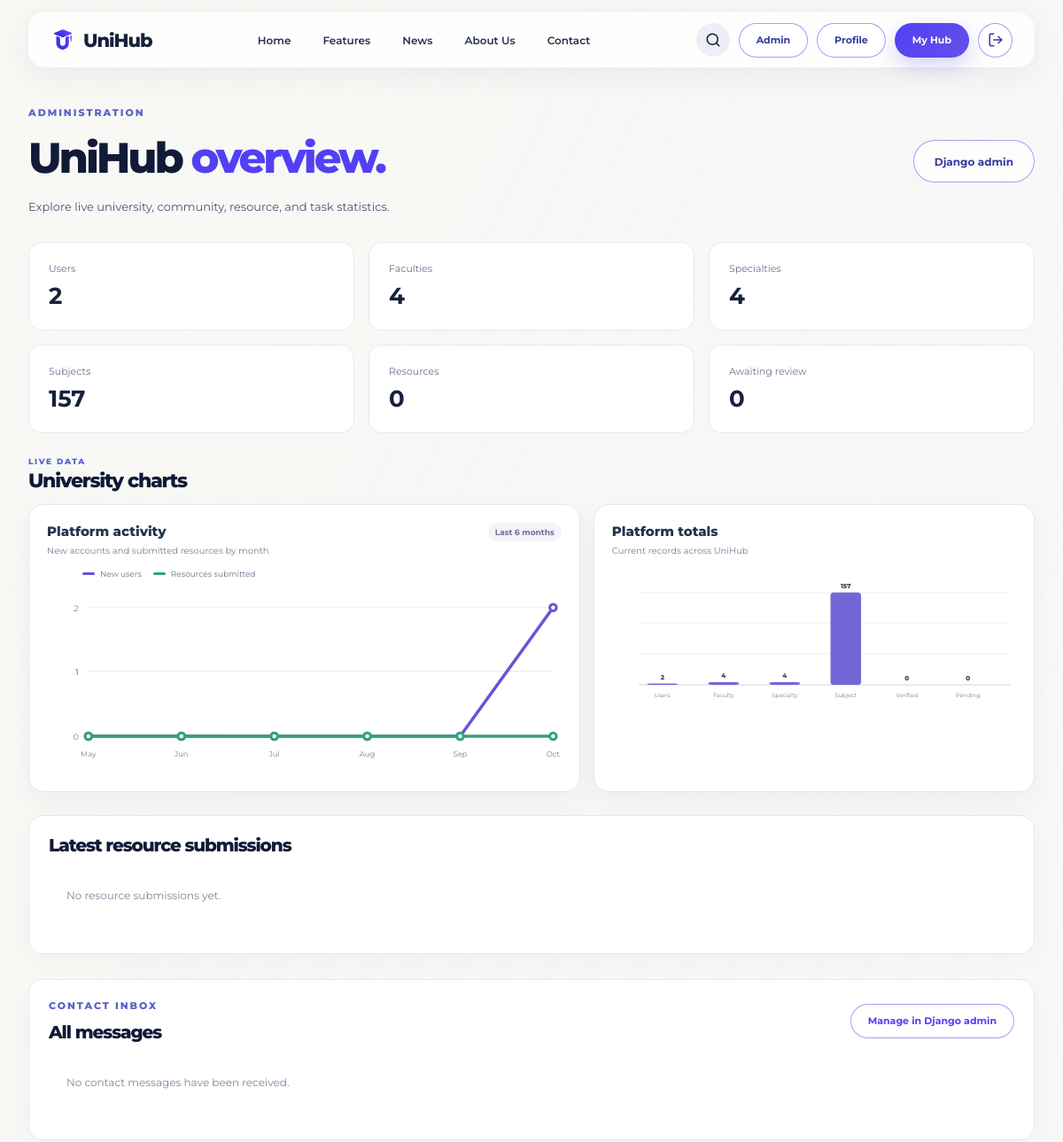
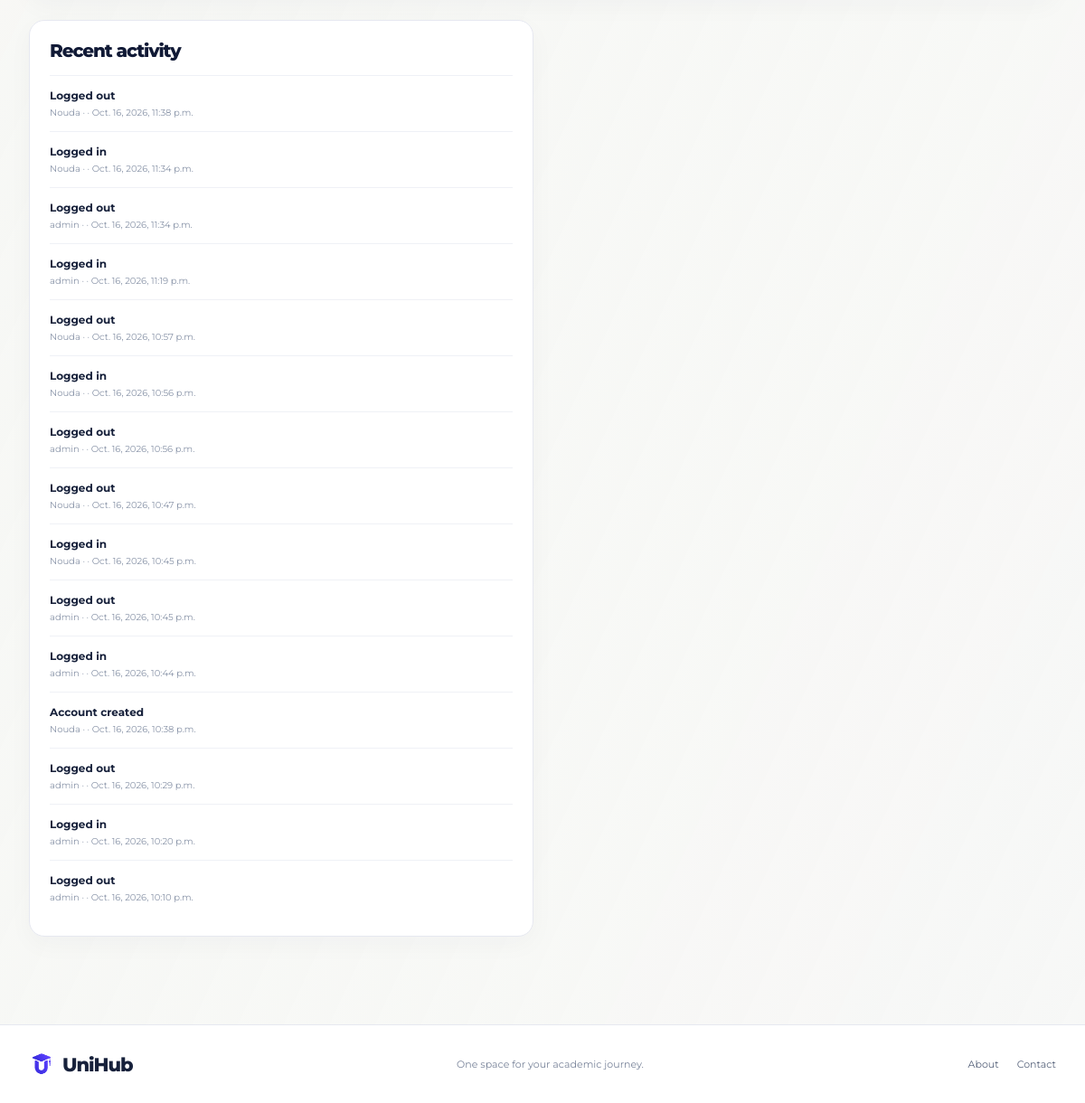
/admin-dashboard/ (signed in), run on an earlier commit of the app's database (2 pictures, top to bottom).
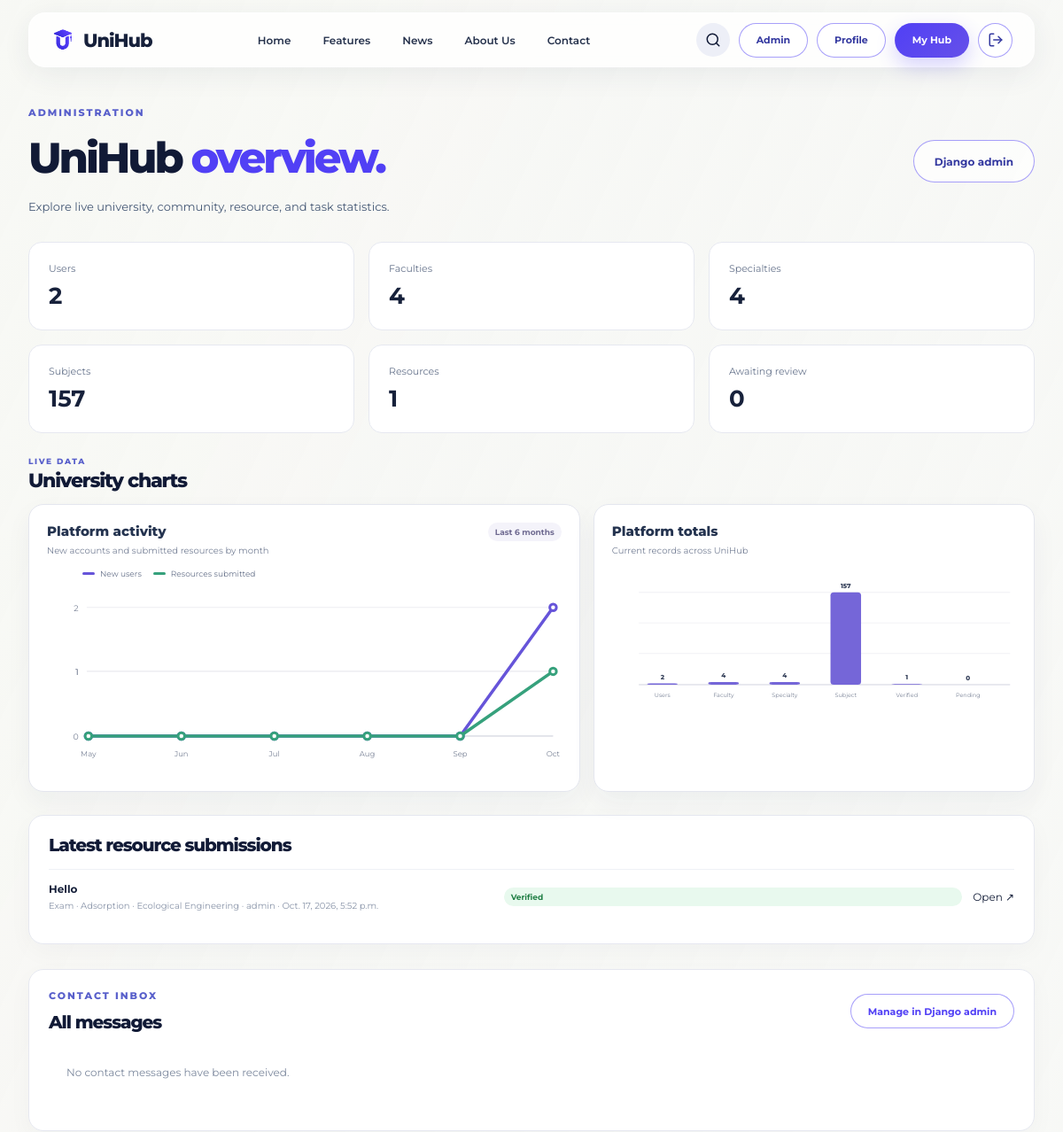
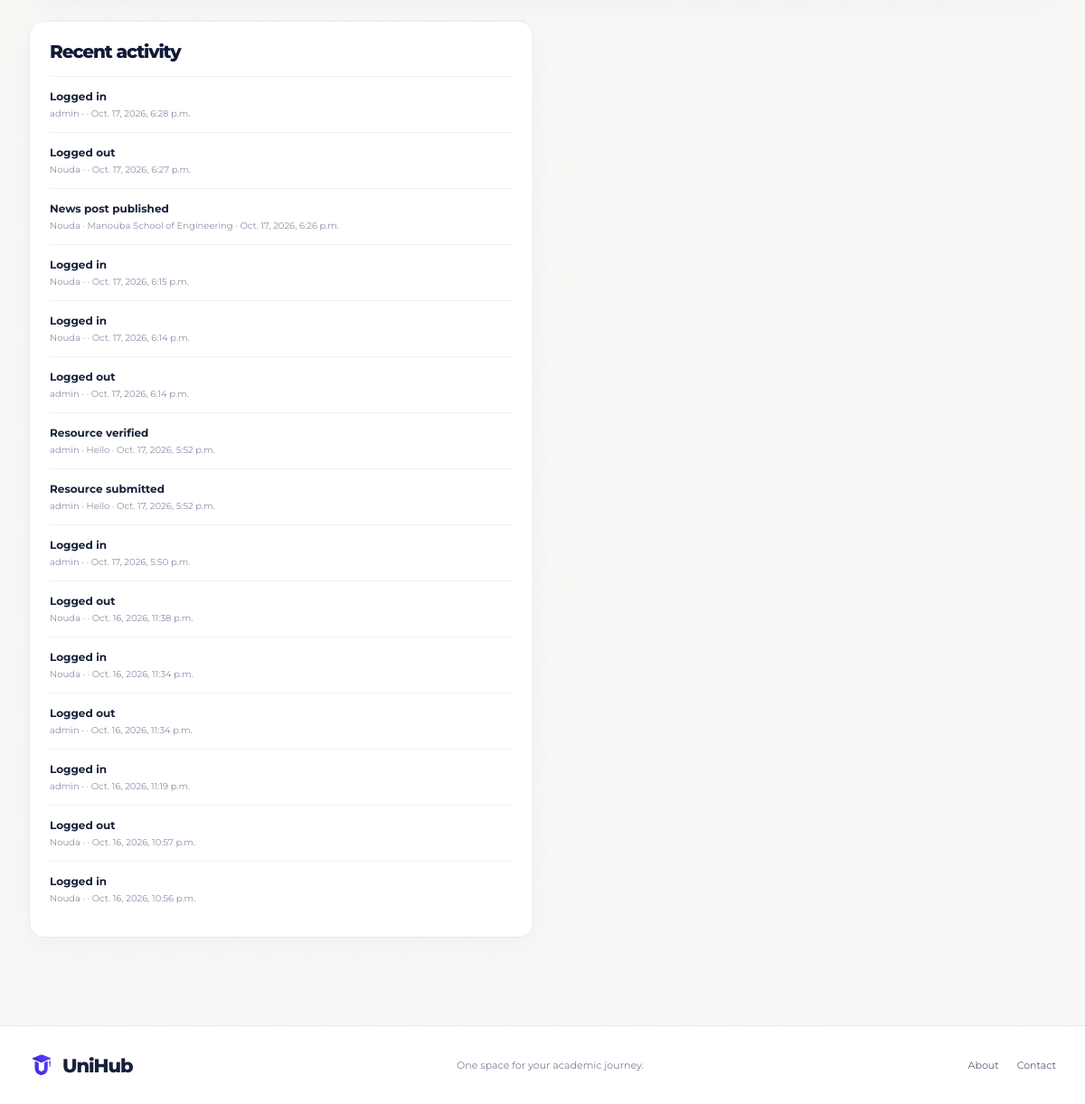
And on a later commit of the database (2 pictures, top to bottom).
### core/models.py (models this page shows, shortened)
class ActivityLog(models.Model):
    user=models.ForeignKey(settings.AUTH_USER_MODEL,on_delete=models.SET_NULL,null=True,blank=True)
    action=models.CharField(max_length=180)
    details=models.CharField(max_length=300,blank=True)
    created_at=models.DateTimeField(auto_now_add=True)
    class Meta: ordering=["-created_at"]

class Resource(models.Model):
    CATEGORY_CHOICES=[
        ("exam","Exam"),
        ("notes","Notes"),
        ("other","Other"),
    ]
    subject=models.ForeignKey(Subject,on_delete=models.CASCADE,related_name="resources")
    title=models.CharField(max_length=200)
    author=models.CharField(max_length=200,blank=True)
    category=models.CharField(max_length=12,choices=CATEGORY_CHOICES,default="other")
    description=models.TextField(blank=True)
    url=models.URLField()
    submitted_by=models.ForeignKey(settings.AUTH_USER_MODEL,on_delete=models.CASCADE,related_name="submitted_resources")
    is_verified=models.BooleanField(default=False)
    verified_by=models.ForeignKey(settings.AUTH_USER_MODEL,on_delete=models.SET_NULL,null=True,blank=True,related_name="verified_resources")
    created_at=models.DateTimeField(auto_now_add=True)
    class Meta: ordering=["-is_verified","-created_at"]

class Subject(models.Model):
    specialty=models.ForeignKey(Specialty,on_delete=models.CASCADE,related_name="subjects")
    name=models.CharField(max_length=180)
    code=models.CharField(max_length=40,blank=True)
    description=models.TextField(blank=True)
    professors=models.ManyToManyField(settings.AUTH_USER_MODEL,blank=True,related_name="teaching_subjects")
    year = models.PositiveIntegerField(default=1)
    semester = models.PositiveSmallIntegerField(
        choices=[(1, "Semester 1"), (2, "Semester 2")],
        default=1,
    )
    class Meta: ordering=["name"]

class Specialty(models.Model):
    CYCLE_CHOICES=[
        ("preparatory","Preparatory cycle"),
        ("bachelor","Bachelor"),
        ("master","Master"),
        ("engineering","Engineering cycle"),
    ]
    faculty=models.ForeignKey(Faculty,on_delete=models.CASCADE,related_name="specialties")
    name=models.CharField(max_length=160)
    cycle=models.CharField(max_length=20,choices=CYCLE_CHOICES,default="bachelor")
    class Meta:
        ordering=["name"]
        unique_together=[("faculty","name")]

### core/views.py (the view)
# urls.py: path("admin-dashboard/",views.admin_dashboard,name="admin_dashboard"),
@login_required
def admin_dashboard(request):
    if not request.user.is_staff:
        return HttpResponseForbidden("Only administrators can access this page.")
    total_users=get_user_model().objects.count()
    total_faculties=Faculty.objects.count()
    total_specialties=Specialty.objects.count()
    total_subjects=Subject.objects.count()
    total_resources=Resource.objects.count()
    pending_resources=Resource.objects.filter(is_verified=False).count()
    verified_resources=total_resources-pending_resources
    total_students=UserProfile.objects.filter(role="student").count()
    total_professors=UserProfile.objects.filter(role="professor").count()
    total_representatives=UserProfile.objects.filter(role="representative").count()
    pending_tasks=ToDo.objects.filter(is_completed=False).count()
    completed_tasks=ToDo.objects.filter(is_completed=True).count()
    today=timezone.localdate()
    month_starts=[]
    year,month=today.year,today.month
    for _ in range(6):
        month_starts.append(date(year,month,1))
        month-=1
        if month==0:
            year-=1
            month=12
    month_starts.reverse()
    next_month=today.replace(day=1)
    if next_month.month==12:
        next_month=date(next_month.year+1,1,1)
    else:
        next_month=date(next_month.year,next_month.month+1,1)
    chart_start=timezone.make_aware(datetime.combine(month_starts[0],time.min))
    chart_end=timezone.make_aware(datetime.combine(next_month,time.min))
    current_timezone=timezone.get_current_timezone()
    def counts_by_month(queryset,field):
        rows=(queryset.filter(**{f"{field}__gte":chart_start,f"{field}__lt":chart_end})
            .annotate(month=TruncMonth(field,tzinfo=current_timezone))
            .values("month").annotate(total=Count("pk")))
        return {(row["month"].year,row["month"].month):row["total"] for row in rows}
    user_months=counts_by_month(get_user_model().objects,"date_joined")
    resource_months=counts_by_month(Resource.objects,"created_at")
    chart_x=[50+index*112 for index in range(6)]
    line_max=max(
        [*user_months.values(),*resource_months.values()],
        default=0,
    )
    line_scale=max(line_max,1)
    line_series=[]
    for label,color,monthly_values in (
        ("New users","#6654d9",user_months),
        ("Resources submitted","#36a17c",resource_months),
    ):
        values=[monthly_values.get((month_start.year,month_start.month),0) for month_start in month_starts]
        points=[
            {"x":x,"y":190-round(value*155/line_scale),"value":value,"month":month_start}
            for x,value,month_start in zip(chart_x,values,month_starts)
        ]
        line_series.append({
            "label":label,
            "color":color,
            "points":points,
            "polyline":" ".join(f"{point['x']},{point['y']}" for point in points),
        })
    line_ticks=[
        {"value":round(line_max*index/3),"y":190-round(round(line_max*index/3)*155/line_scale)}
        for index in range(4)
    ]
    bar_metrics=[
        {"label":"Users","short_label":"Users","value":total_users},
        {"label":"Faculties","short_label":"Faculty","value":total_faculties},
        {"label":"Specialties","short_label":"Specialty","value":total_specialties},
        {"label":"Subjects","short_label":"Subject","value":total_subjects},
        {"label":"Verified resources","short_label":"Verified","value":verified_resources},
        {"label":"Awaiting review","short_label":"Pending","value":pending_resources},
    ]
    bar_max=max((metric["value"] for metric in bar_metrics),default=0)
    for index,metric in enumerate(bar_metrics):
        bar_height=round(metric["value"]*145/bar_max) if bar_max else 0
        metric.update({
            "x":55+index*96,
            "y":185-bar_height,
            "height":bar_height,
        })
    return render(request,"admin_dashboard.html",{
        "user_count":total_users,
        "faculty_count":total_faculties,
        "specialty_count":total_specialties,
        "subject_count":total_subjects,
        "resource_count":total_resources,
        "pending_resource_count":pending_resources,
        "student_count":total_students,
        "line_series":line_series,
        "line_ticks":line_ticks,
        "chart_months":month_starts,
        "bar_metrics":bar_metrics,
        "latest_resources":Resource.objects.select_related(
            "subject","subject__specialty","subject__specialty__faculty","submitted_by"
        ).order_by("-created_at")[:20],
        "recent_activity":ActivityLog.objects.select_related("user")[:15],
        "contact_messages":ContactMessage.objects.select_related("user").order_by("-created_at"),
        "contact_message_count":ContactMessage.objects.count(),
    })

### templates/admin_dashboard.html (shortened to what the changed rows need)
{% extends "base.html" %}
{% load static %}
{% block body_class %}admin-dashboard-body{% endblock %}
{% block extra_css %}<link rel="stylesheet" href="{% static 'css/admin-dashboard.css' %}">{% endblock %}
{% block content %}
<main class="app-page container admin-dashboard-page">
  <div class="page-heading">
    <div>
      <h1>UniHub <em>overview.</em></h1>
    </div>
  </div>
  <div class="app-stats">
    <article><small>Resources</small><b>{{ resource_count }}</b></article>
  </div>
  <section class="admin-analytics">
    <div class="panel-heading"><div><p class="kicker">LIVE DATA</p><h2>University charts</h2></div></div>
    <div class="admin-chart-grid">
      <section class="panel admin-chart-card admin-line-chart-card">
        <div class="admin-chart-legend">
          {% for series in line_series %}<span><i style="--series-color:{{ series.color }}"></i>{{ series.label }}</span>{% endfor %}
        </div>
        <div class="admin-chart-plot">
          <svg class="admin-line-chart" viewBox="0 0 620 235" role="img" aria-labelledby="adminLineChartTitle adminLineChartDesc">
            <title id="adminLineChartTitle">Monthly platform activity</title>
            <desc id="adminLineChartDesc">Monthly counts of newly joined users and submitted resources over the last six months.</desc>
            {% for tick in line_ticks %}
              <line class="admin-chart-gridline" x1="48" y1="{{ tick.y }}" x2="610" y2="{{ tick.y }}"></line>
              <text class="admin-chart-axis-value" x="38" y="{{ tick.y|add:'4' }}" text-anchor="end">{{ tick.value }}</text>
            {% endfor %}
            <line class="admin-chart-axis" x1="48" y1="190" x2="610" y2="190"></line>
            {% for series in line_series %}
              <polyline class="admin-chart-line" points="{{ series.polyline }}" style="--series-color:{{ series.color }}"></polyline>
              {% for point in series.points %}
                <circle class="admin-chart-point" cx="{{ point.x }}" cy="{{ point.y }}" r="4" style="--series-color:{{ series.color }}">
                  <title>{{ series.label }} · {{ point.month|date:"F Y" }}: {{ point.value }}</title>
                </circle>
              {% endfor %}
            {% endfor %}
            {% for month in chart_months %}
              <text class="admin-chart-axis-label" x="{% cycle '50' '162' '274' '386' '498' '610' %}" y="215" text-anchor="middle">{{ month|date:"M" }}</text>
            {% endfor %}
          </svg>
        </div>
      </section>
      <section class="panel admin-chart-card admin-bar-chart-card">
        <div class="admin-bar-plot">
          <svg class="admin-bar-chart" viewBox="0 0 640 225" role="img" aria-labelledby="adminBarChartTitle adminBarChartDesc">
            <title id="adminBarChartTitle">Current platform totals</title>
            <desc id="adminBarChartDesc">Bar chart comparing current users, academic records, verified resources, and resources awaiting review.</desc>
            <line class="admin-chart-gridline" x1="42" y1="40" x2="625" y2="40"></line>
            <line class="admin-chart-gridline" x1="42" y1="88" x2="625" y2="88"></line>
            <line class="admin-chart-gridline" x1="42" y1="136" x2="625" y2="136"></line>
            <line class="admin-chart-gridline" x1="42" y1="185" x2="625" y2="185"></line>
            <line class="admin-chart-axis" x1="42" y1="185" x2="625" y2="185"></line>
            {% for metric in bar_metrics %}
              <rect class="admin-chart-bar{% if metric.label == 'Awaiting review' %} admin-chart-bar-pending{% endif %}" x="{{ metric.x }}" y="{{ metric.y }}" width="48" height="{{ metric.height }}" rx="5">
                <title>{{ metric.label }}: {{ metric.value }}</title>
              </rect>
              <text class="admin-chart-bar-value" x="{{ metric.x|add:'24' }}" y="{{ metric.y|add:'-7' }}" text-anchor="middle">{{ metric.value }}</text>
              <text class="admin-chart-axis-label" x="{{ metric.x|add:'24' }}" y="204" text-anchor="middle">{{ metric.short_label }}</text>
            {% endfor %}
          </svg>
        </div>
      </section>
    </div>
  </section>
  <section class="panel admin-resource-submissions">
    <div class="panel-heading"><h2>Latest resource submissions</h2></div>
    {% for resource in latest_resources %}
      <div class="list-row">
        <span>
          <b>{{ resource.title }}</b>
          <small>{{ resource.get_category_display }} · {{ resource.subject.name }} · {{ resource.subject.specialty.name }} · {{ resource.submitted_by.username }} · {{ resource.created_at }}</small>
        </span>
        {% if resource.is_verified %}
          <span class="pill good">Verified</span>
        {% endif %}
        <a href="{{ resource.url }}" target="_blank" rel="noopener noreferrer">Open ↗</a>
      </div>
    {% empty %}
      <p class="empty">No resource submissions yet.</p>
    {% endfor %}
  </section>
  <section class="panel admin-contact-inbox">
    <div class="panel-heading">
      <div><p class="kicker">CONTACT INBOX</p><h2>All messages</h2></div>
    </div>
  </section>
  <div class="app-columns">
    <section class="panel">
      <div class="panel-heading"><h2>Recent activity</h2></div>
      {% for activity in recent_activity %}
        <div class="list-row">
          <span><b>{{ activity.action }}</b><small>{% if activity.user %}{{ activity.user.username }} · {% endif %}{{ activity.details }} · {{ activity.created_at }}</small></span>
        </div>
      {% empty %}
        <p class="empty">No activity has been recorded.</p>
      {% endfor %}
    </section>
  </div>
</main>
{% endblock %}

What changed in the data, as far as the page shows it:
no longer on this page (row unchanged): ActivityLog: action "Logged out", user.username "admin", created_at "Oct. 16, 2026, 10:56 p.m."
no longer on this page (row unchanged): ActivityLog: action "Logged out", user.username "Nouda", created_at "Oct. 16, 2026, 10:47 p.m."
no longer on this page (row unchanged): ActivityLog: action "Logged in", user.username "Nouda", created_at "Oct. 16, 2026, 10:45 p.m."
no longer on this page (row unchanged): ActivityLog: action "Logged out", user.username "admin", created_at "Oct. 16, 2026, 10:45 p.m."
no longer on this page (row unchanged): ActivityLog: action "Logged in", user.username "admin", created_at "Oct. 16, 2026, 10:44 p.m."
no longer on this page (row unchanged): ActivityLog: action "Account created", user.username "Nouda", created_at "Oct. 16, 2026, 10:38 p.m."
no longer on this page (row unchanged): ActivityLog: action "Logged out", user.username "admin", created_at "Oct. 16, 2026, 10:29 p.m."
no longer on this page (row unchanged): ActivityLog: action "Logged in", user.username "admin", created_at "Oct. 16, 2026, 10:20 p.m."
no longer on this page (row unchanged): ActivityLog: action "Logged out", user.username "admin", created_at "Oct. 16, 2026, 10:10 p.m."
added Resource: title "Hello", category "Exam", subject.name "Adsorption", subject.specialty.name "Ecological Engineering", submitted_by.username "admin", created_at "Oct. 17, 2026, 5:52 p.m.", is_verified "Verified"
added ActivityLog: action "Logged in", user.username "admin", created_at "Oct. 17, 2026, 6:28 p.m."
added ActivityLog: action "Logged out", user.username "Nouda", created_at "Oct. 17, 2026, 6:27 p.m."
added ActivityLog: action "News post published", user.username "Nouda", details "Manouba School of Engineering", created_at "Oct. 17, 2026, 6:26 p.m."
added ActivityLog: action "Logged in", user.username "Nouda", created_at "Oct. 17, 2026, 6:15 p.m."
added ActivityLog: action "Logged in", user.username "Nouda", created_at "Oct. 17, 2026, 6:14 p.m."
added ActivityLog: action "Logged out", user.username "admin", created_at "Oct. 17, 2026, 6:14 p.m."
added ActivityLog: action "Resource verified", user.username "admin", details "Hello", created_at "Oct. 17, 2026, 5:52 p.m."
added ActivityLog: action "Resource submitted", user.username "admin", details "Hello", created_at "Oct. 17, 2026, 5:52 p.m."
added ActivityLog: action "Logged in", user.username "admin", created_at "Oct. 17, 2026, 5:50 p.m."
Also different on the page:
{{ resource_count }}: "0" → "1"
new list line: "1 Verified"
list line gone: "0 Verified"
text no longer shown: "No resource submissions yet."
